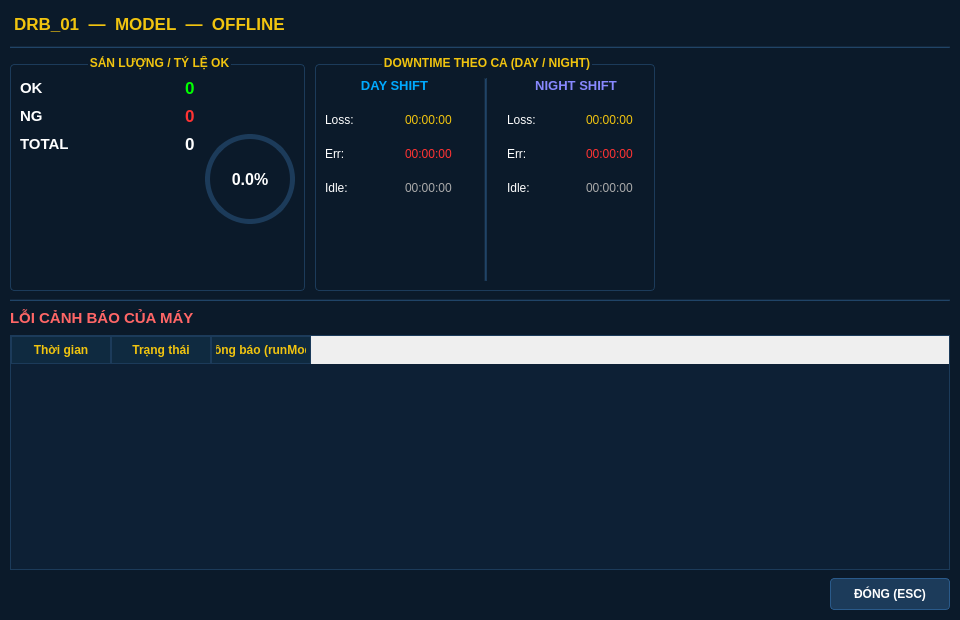
<?xml version="1.0" encoding="UTF-8"?>
<ui version="4.0">
 <class>MachineDashboard</class>
 <widget class="QDialog" name="MachineDashboard">
  <property name="geometry">
   <rect>
    <x>0</x>
    <y>0</y>
    <width>960</width>
    <height>620</height>
   </rect>
  </property>
  <property name="minimumSize">
   <size>
    <width>800</width>
    <height>500</height>
   </size>
  </property>
  <property name="windowTitle">
   <string>Machine Dashboard</string>
  </property>
  <property name="styleSheet">
   <string>
QDialog {
    background-color: #0b1a2a;
}
QLabel {
    color: white;
    font-family: Arial, sans-serif;
}
QGroupBox {
    color: #f1c40f;
    font-family: Arial, sans-serif;
    font-weight: bold;
    border: 1px solid #1c3b5a;
    border-radius: 4px;
    margin-top: 8px;
    padding-top: 4px;
}
QGroupBox::title {
    subcontrol-origin: margin;
    subcontrol-position: top center;
    color: #f1c40f;
}
QTableWidget {
    background-color: #0d2035;
    color: white;
    gridline-color: #1c3b5a;
    border: 1px solid #1c3b5a;
    font-family: Arial, sans-serif;
    font-size: 11px;
}
QTableWidget::item:selected {
    background-color: #1c3b5a;
}
QHeaderView::section {
    background-color: #0f2a40;
    color: #f1c40f;
    font-weight: bold;
    border: 1px solid #1c3b5a;
    padding: 4px;
}
QPushButton {
    background-color: #1c3b5a;
    color: white;
    border: 1px solid #2a5a8a;
    border-radius: 4px;
    padding: 6px 20px;
    font-family: Arial, sans-serif;
    font-weight: bold;
}
QPushButton:hover {
    background-color: #2a5a8a;
}
QPushButton:pressed {
    background-color: #0f2a40;
}
   </string>
  </property>
  <!-- ===== MAIN VERTICAL LAYOUT ===== -->
  <layout class="QVBoxLayout" name="mainLayout">
   <property name="spacing">
    <number>8</number>
   </property>
   <property name="leftMargin">
    <number>10</number>
   </property>
   <property name="topMargin">
    <number>10</number>
   </property>
   <property name="rightMargin">
    <number>10</number>
   </property>
   <property name="bottomMargin">
    <number>10</number>
   </property>

   <!-- ===== HEADER: TÊN MÁY ===== -->
   <item>
    <widget class="QLabel" name="lbl_sub_machine_id">
     <property name="text">
      <string>DRB_01  —  MODEL  —  OFFLINE</string>
     </property>
     <property name="font">
      <font>
       <family>Arial</family>
       <pointsize>13</pointsize>
       <weight>75</weight>
       <bold>true</bold>
      </font>
     </property>
     <property name="styleSheet">
      <string>color: #f1c40f; padding: 4px 0px;</string>
     </property>
     <property name="alignment">
      <set>Qt::AlignLeft|Qt::AlignVCenter</set>
     </property>
     <property name="maximumSize">
      <size>
       <width>16777215</width>
       <height>30</height>
      </size>
     </property>
    </widget>
   </item>

   <!-- ===== SEPARATOR LINE ===== -->
   <item>
    <widget class="Line" name="line_header">
     <property name="orientation">
      <enum>Qt::Horizontal</enum>
     </property>
     <property name="styleSheet">
      <string>background-color: #1c3b5a;</string>
     </property>
     <property name="maximumSize">
      <size>
       <width>16777215</width>
       <height>2</height>
      </size>
     </property>
    </widget>
   </item>

   <!-- ===== HÀNG TRÊN: SẢN LƯỢNG | DOWNTIME ===== -->
   <item>
    <layout class="QHBoxLayout" name="topRowLayout">
     <property name="spacing">
      <number>10</number>
     </property>

     <!-- === VÙNG SẢN LƯỢNG / TỶ LỆ OK === -->
     <item>
      <widget class="QGroupBox" name="grp_production">
       <property name="title">
        <string>SẢN LƯỢNG / TỶ LỆ OK</string>
       </property>
       <property name="minimumSize">
        <size>
         <width>280</width>
         <height>160</height>
        </size>
       </property>
       <layout class="QHBoxLayout" name="prodLayout">
        <property name="spacing">
         <number>10</number>
        </property>

        <!-- Cột số liệu OK/NG/TOTAL -->
        <item>
         <layout class="QVBoxLayout" name="prodNumbersLayout">
          <property name="spacing">
           <number>8</number>
          </property>

          <!-- OK -->
          <item>
           <layout class="QHBoxLayout" name="okRow">
            <item>
             <widget class="QLabel" name="label_ok">
              <property name="text"><string>OK</string></property>
              <property name="font">
               <font><family>Arial</family><pointsize>11</pointsize><weight>75</weight><bold>true</bold></font>
              </property>
             </widget>
            </item>
            <item>
             <spacer name="sp_ok">
              <property name="orientation"><enum>Qt::Horizontal</enum></property>
              <property name="sizeHint" stdset="0"><size><width>20</width><height>20</height></size></property>
             </spacer>
            </item>
            <item>
             <widget class="QLabel" name="lbl_sub_ok">
              <property name="text"><string>0</string></property>
              <property name="font">
               <font><family>Arial</family><pointsize>13</pointsize><weight>75</weight><bold>true</bold></font>
              </property>
              <property name="styleSheet"><string>color: #00ff00;</string></property>
             </widget>
            </item>
           </layout>
          </item>

          <!-- NG -->
          <item>
           <layout class="QHBoxLayout" name="ngRow">
            <item>
             <widget class="QLabel" name="label_ng">
              <property name="text"><string>NG</string></property>
              <property name="font">
               <font><family>Arial</family><pointsize>11</pointsize><weight>75</weight><bold>true</bold></font>
              </property>
             </widget>
            </item>
            <item>
             <spacer name="sp_ng">
              <property name="orientation"><enum>Qt::Horizontal</enum></property>
              <property name="sizeHint" stdset="0"><size><width>20</width><height>20</height></size></property>
             </spacer>
            </item>
            <item>
             <widget class="QLabel" name="lbl_sub_ng">
              <property name="text"><string>0</string></property>
              <property name="font">
               <font><family>Arial</family><pointsize>13</pointsize><weight>75</weight><bold>true</bold></font>
              </property>
              <property name="styleSheet"><string>color: #ff3333;</string></property>
             </widget>
            </item>
           </layout>
          </item>

          <!-- TOTAL -->
          <item>
           <layout class="QHBoxLayout" name="totalRow">
            <item>
             <widget class="QLabel" name="label_total">
              <property name="text"><string>TOTAL</string></property>
              <property name="font">
               <font><family>Arial</family><pointsize>11</pointsize><weight>75</weight><bold>true</bold></font>
              </property>
             </widget>
            </item>
            <item>
             <spacer name="sp_total">
              <property name="orientation"><enum>Qt::Horizontal</enum></property>
              <property name="sizeHint" stdset="0"><size><width>20</width><height>20</height></size></property>
             </spacer>
            </item>
            <item>
             <widget class="QLabel" name="lbl_sub_total">
              <property name="text"><string>0</string></property>
              <property name="font">
               <font><family>Arial</family><pointsize>13</pointsize><weight>75</weight><bold>true</bold></font>
              </property>
             </widget>
            </item>
           </layout>
          </item>

          <!-- Spacer đẩy lên trên -->
          <item>
           <spacer name="sp_prod_bottom">
            <property name="orientation"><enum>Qt::Vertical</enum></property>
            <property name="sizeHint" stdset="0"><size><width>20</width><height>10</height></size></property>
           </spacer>
          </item>

         </layout>
        </item>

        <!-- Vòng tròn Rate -->
        <item>
         <widget class="QLabel" name="lbl_sub_rate">
          <property name="text"><string>0.0%</string></property>
          <property name="minimumSize"><size><width>90</width><height>90</height></size></property>
          <property name="maximumSize"><size><width>90</width><height>90</height></size></property>
          <property name="font">
           <font><family>Arial</family><pointsize>12</pointsize><weight>75</weight><bold>true</bold></font>
          </property>
          <property name="styleSheet">
           <string notr="true">
QLabel {
    border: 5px solid #1c3b5a;
    border-radius: 45px;
    background-color: transparent;
    color: white;
}
           </string>
          </property>
          <property name="alignment"><set>Qt::AlignCenter</set></property>
         </widget>
        </item>

       </layout>
      </widget>
     </item>

     <!-- === VÙNG DOWNTIME THEO CA === -->
     <item>
      <widget class="QGroupBox" name="grp_downtime">
       <property name="title">
        <string>DOWNTIME THEO CA (DAY / NIGHT)</string>
       </property>
       <property name="minimumSize">
        <size>
         <width>340</width>
         <height>160</height>
        </size>
       </property>
       <layout class="QHBoxLayout" name="downtimeLayout">
        <property name="spacing">
         <number>20</number>
        </property>

        <!-- CA NGÀY -->
        <item>
         <layout class="QVBoxLayout" name="dayShiftLayout">
          <item>
           <widget class="QLabel" name="lbl_day_title">
            <property name="text"><string>DAY SHIFT</string></property>
            <property name="font">
             <font><family>Arial</family><pointsize>10</pointsize><weight>75</weight><bold>true</bold></font>
            </property>
            <property name="styleSheet"><string>color: #00aaff;</string></property>
            <property name="alignment"><set>Qt::AlignCenter</set></property>
           </widget>
          </item>
          <item>
           <layout class="QHBoxLayout">
            <item><widget class="QLabel" name="lbl_d1"><property name="text"><string>Loss:</string></property></widget></item>
            <item>
             <widget class="QLabel" name="lbl_sub_day_loss">
              <property name="text"><string>00:00:00</string></property>
              <property name="styleSheet"><string>color: #f1c40f;</string></property>
             </widget>
            </item>
           </layout>
          </item>
          <item>
           <layout class="QHBoxLayout">
            <item><widget class="QLabel" name="lbl_d2"><property name="text"><string>Err:</string></property></widget></item>
            <item>
             <widget class="QLabel" name="lbl_sub_day_error">
              <property name="text"><string>00:00:00</string></property>
              <property name="styleSheet"><string>color: #ff3333;</string></property>
             </widget>
            </item>
           </layout>
          </item>
          <item>
           <layout class="QHBoxLayout">
            <item><widget class="QLabel" name="lbl_d3"><property name="text"><string>Idle:</string></property></widget></item>
            <item>
             <widget class="QLabel" name="lbl_sub_day_idle">
              <property name="text"><string>00:00:00</string></property>
              <property name="styleSheet"><string>color: #aaaaaa;</string></property>
             </widget>
            </item>
           </layout>
          </item>
          <item>
           <spacer><property name="orientation"><enum>Qt::Vertical</enum></property><property name="sizeHint" stdset="0"><size><width>20</width><height>5</height></size></property></spacer>
          </item>
         </layout>
        </item>

        <!-- Đường kẻ dọc phân cách -->
        <item>
         <widget class="Line" name="line_shift_divider">
          <property name="orientation"><enum>Qt::Vertical</enum></property>
          <property name="styleSheet"><string>background-color: #1c3b5a;</string></property>
         </widget>
        </item>

        <!-- CA ĐÊM -->
        <item>
         <layout class="QVBoxLayout" name="nightShiftLayout">
          <item>
           <widget class="QLabel" name="lbl_night_title">
            <property name="text"><string>NIGHT SHIFT</string></property>
            <property name="font">
             <font><family>Arial</family><pointsize>10</pointsize><weight>75</weight><bold>true</bold></font>
            </property>
            <property name="styleSheet"><string>color: #8888ff;</string></property>
            <property name="alignment"><set>Qt::AlignCenter</set></property>
           </widget>
          </item>
          <item>
           <layout class="QHBoxLayout">
            <item><widget class="QLabel" name="lbl_n1"><property name="text"><string>Loss:</string></property></widget></item>
            <item>
             <widget class="QLabel" name="lbl_sub_night_loss">
              <property name="text"><string>00:00:00</string></property>
              <property name="styleSheet"><string>color: #f1c40f;</string></property>
             </widget>
            </item>
           </layout>
          </item>
          <item>
           <layout class="QHBoxLayout">
            <item><widget class="QLabel" name="lbl_n2"><property name="text"><string>Err:</string></property></widget></item>
            <item>
             <widget class="QLabel" name="lbl_sub_night_error">
              <property name="text"><string>00:00:00</string></property>
              <property name="styleSheet"><string>color: #ff3333;</string></property>
             </widget>
            </item>
           </layout>
          </item>
          <item>
           <layout class="QHBoxLayout">
            <item><widget class="QLabel" name="lbl_n3"><property name="text"><string>Idle:</string></property></widget></item>
            <item>
             <widget class="QLabel" name="lbl_sub_night_idle">
              <property name="text"><string>00:00:00</string></property>
              <property name="styleSheet"><string>color: #aaaaaa;</string></property>
             </widget>
            </item>
           </layout>
          </item>
          <item>
           <spacer><property name="orientation"><enum>Qt::Vertical</enum></property><property name="sizeHint" stdset="0"><size><width>20</width><height>5</height></size></property></spacer>
          </item>
         </layout>
        </item>

       </layout>
      </widget>
     </item>

     <!-- Spacer đẩy 2 groupbox sang trái -->
     <item>
      <spacer name="sp_top_right">
       <property name="orientation"><enum>Qt::Horizontal</enum></property>
       <property name="sizeHint" stdset="0"><size><width>10</width><height>20</height></size></property>
      </spacer>
     </item>

    </layout>
   </item>

   <!-- ===== SEPARATOR LINE ===== -->
   <item>
    <widget class="Line" name="line_mid">
     <property name="orientation"><enum>Qt::Horizontal</enum></property>
     <property name="styleSheet"><string>background-color: #1c3b5a;</string></property>
     <property name="maximumSize"><size><width>16777215</width><height>2</height></size></property>
    </widget>
   </item>

   <!-- ===== HÀNG DƯỚI: TIÊU ĐỀ LỖI ===== -->
   <item>
    <widget class="QLabel" name="lbl_error_section_title">
     <property name="text"><string>LỖI CẢNH BÁO CỦA MÁY</string></property>
     <property name="font">
      <font><family>Arial</family><pointsize>11</pointsize><weight>75</weight><bold>true</bold></font>
     </property>
     <property name="styleSheet"><string>color: #ff6666;</string></property>
     <property name="maximumSize"><size><width>16777215</width><height>24</height></size></property>
    </widget>
   </item>

   <!-- ===== BẢNG LỖI ===== -->
   <item>
    <widget class="QTableWidget" name="tbl_error_log">
     <property name="minimumSize">
      <size><width>0</width><height>200</height></size>
     </property>
     <column>
      <property name="text"><string>Thời gian</string></property>
     </column>
     <column>
      <property name="text"><string>Trạng thái</string></property>
     </column>
     <column>
      <property name="text"><string>Thông báo (runMode)</string></property>
     </column>
    </widget>
   </item>

   <!-- ===== FOOTER: NÚT ĐÓNG ===== -->
   <item>
    <layout class="QHBoxLayout" name="footerLayout">
     <item>
      <spacer name="sp_footer">
       <property name="orientation"><enum>Qt::Horizontal</enum></property>
       <property name="sizeHint" stdset="0"><size><width>40</width><height>20</height></size></property>
      </spacer>
     </item>
     <item>
      <widget class="QPushButton" name="btn_close_sub">
       <property name="text"><string>ĐÓNG (ESC)</string></property>
       <property name="minimumSize"><size><width>120</width><height>32</height></size></property>
       <property name="shortcut"><string>Esc</string></property>
      </widget>
     </item>
    </layout>
   </item>

  </layout>
 </widget>
 <resources/>
 <connections/>
</ui>
